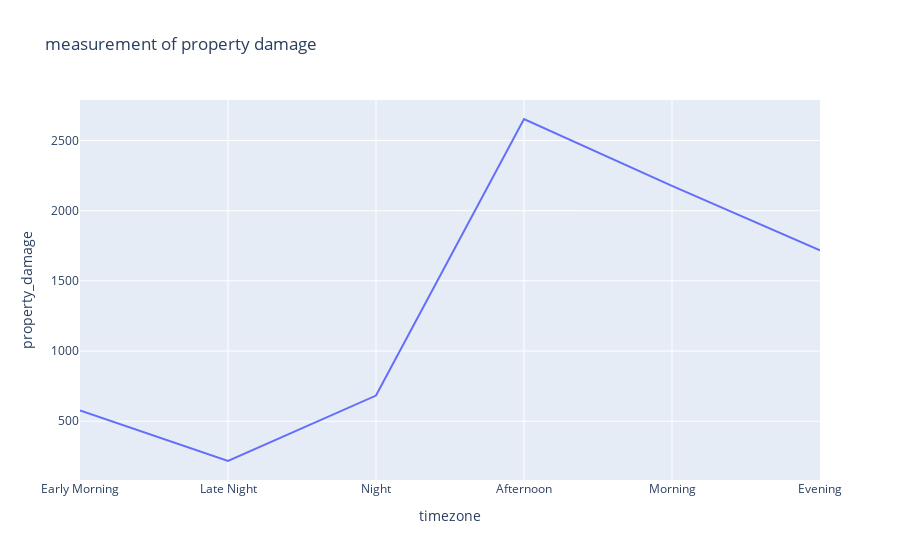

The notebook cell this image was saved under:
### Code cell
import plotly.express as px

fig = px.line(agency_alcohol, x=agency_alcohol["timezone"], y=agency_alcohol["property_damage"],
              labels={'x':'timezone','y':'number of summons issued'},
              title='measurement of property damage').show()

### Figure 1 — Plotly figure (JSON) as saved in the notebook; plotly's stock layout.template omitted (floating-point values rounded to 4 significant figures)
{"data": [{"hovertemplate": "timezone=%{x}<br>property_damage=%{y}<extra></extra>", "legendgroup": "", "line": {"color": "#636efa", "dash": "solid"}, "mode": "lines", "name": "", "orientation": "v", "showlegend": false, "type": "scatter", "x": ["Early Morning", "Late Night", "Night", "Afternoon", "Morning", "Evening"], "xaxis": "x", "y": [577, 217, 683, 2653, 2177, 1718], "yaxis": "y"}], "layout": {"legend": {"tracegroupgap": 0}, "title": {"text": "measurement of property damage"}, "xaxis": {"anchor": "y", "domain": [0, 1], "title": {"text": "timezone"}}, "yaxis": {"anchor": "x", "domain": [0, 1], "title": {"text": "property_damage"}}}}
